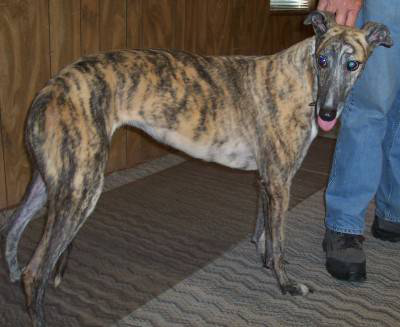
#> input picture temp.png, 400 x 327 px
$ python saliency3.py --inputFile temp.png
#> lines starting #> are read from the running program, lines starting #| are printed output that depends on the picture
#> further down, im is the input picture: shape (327, 400, 3); mean B, G, R 76.5, 84, 91.8
# coding=utf-8
#
# !/usr/bin/python
#
# Copyright 2013 Johannes Bauer, Universitaet Hamburg
#
# This file is free software.  Do with it whatever you like.
# It comes with no warranty, explicit or implicit, whatsoever.
#
# This python script implements an early version of Itti and Koch's
# saliency model.  Specifically, it was written according to the
# information contained in the following paper:
#
#   Laurent Itti, Christof Koch, and Ernst Niebur. A model of
#   Saliency-Based visual attention for rapid scene analysis. IEEE
#   Transactions on Pattern Analysis and Machine Intelligence,
#   20(11):1254–1259, 1998.
#
# If you find it useful or if you have any questions, do not
# hesitate to contact me at
#   bauer at informatik dot uni dash hamburg dot de.
#
# For information on how to use this script, type
#   > python saliency.py -h
# on the command line.
#

import math
import logging
import cv2
import numpy
from scipy.ndimage.filters import maximum_filter

import os.path
import sys

# if sys.version_info[0] != 2:
#     raise Exception("This script was written for Python version 2.  You're running Python %s." % sys.version)

logger = logging.getLogger(__name__)


def features(image, channel, levels=9, start_size=(640, 480), ):
    """
        Extracts features by down-scaling the image levels times,
        transforms the image by applying the function channel to
        each scaled version and computing the difference between
        the scaled, transformed	versions.
            image : 		the image
            channel : 		a function which transforms the image into
                            another image of the same size
            levels : 		number of scaling levels
            start_size : 	tuple.  The size of the biggest image in
                            the scaling	pyramid.  The image is first
                            scaled to that size and then scaled by half
                            levels times.  Therefore, both entries in
                            start_size must be divisible by 2^levels.
    """
#> called with levels = 9, start_size = (640, 480)
    image = channel(image)
#> in intensity, `return cv2.cvtColor(image, cv2.COLOR_RGB2GRAY)`:
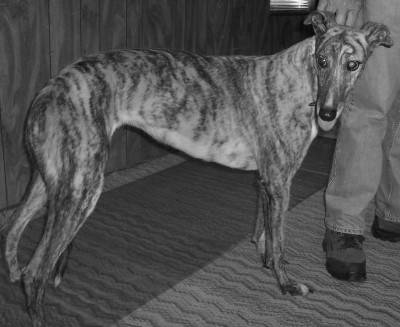
#> returned value: shape (327, 400); min 6, max 254, mean 82.6
    if image.shape != start_size:
        image = cv2.resize(image, dsize=start_size)
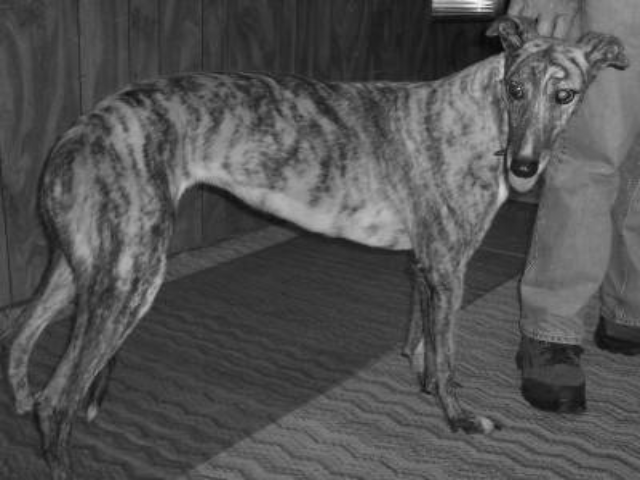
#> image: shape (480, 640); min 7, max 252, mean 82.5

    scales = [image]
    for l in xrange(levels - 1):
        logger.debug("scaling at level %d", l)
        scales.append(cv2.pyrDown(scales[-1]))
#> after the loop, scales = 9 items

    features = []
    for i in xrange(1, levels - 5):
        big = scales[i]
        for j in (3, 4):
            logger.debug("computing features for levels %d and %d", i, i + j)
            small = scales[i + j]
            srcsize = small.shape[1], small.shape[0]
            dstsize = big.shape[1], big.shape[0]
            logger.debug("Shape source: %s, Shape target :%s", srcsize, dstsize)
            scaled = cv2.resize(src=small, dsize=dstsize)
            features.append(((i + 1, j + 1), cv2.absdiff(big, scaled)))
#> after the loop, features = 6 items

    return features

def intensity(image):
    """
        Converts a color image into grayscale.
        Used as `channel' argument to function `features'
    """
    return cv2.cvtColor(image, cv2.COLOR_RGB2GRAY)

def makeGaborFilter(dims, lambd, theta, psi, sigma, gamma):
    """
        Creates a Gabor filter (an array) with parameters labmbd, theta,
        psi, sigma, and gamma of size dims.  Returns a function which
        can be passed to `features' as `channel' argument.
        In some versions of OpenCV, sizes greater than (11,11) will lead
        to segfaults (see http://code.opencv.org/issues/2644).
    """
    def xpf(i, j):
        return i * math.cos(theta) + j * math.sin(theta)
    def ypf(i, j):
        return -i * math.sin(theta) + j * math.cos(theta)
    def gabor(i, j):
        xp = xpf(i, j)
        yp = ypf(i, j)
        return math.exp(-(xp**2 + gamma**2 * yp**2) / 2 * sigma**2) * math.cos(2 * math.pi * xp / lambd + psi)

    halfwidth = dims[0] / 2
    halfheight = dims[1] / 2

    kernel = numpy.array([[gabor(halfwidth - i, halfheight - j) for j in range(dims[1])] for i in range(dims[1])])

    def theFilter(image):
        return cv2.filter2D(src=image, ddepth=-1, kernel=kernel, )

    return theFilter

def intensityConspicuity(image):
    """
        Creates the conspicuity map for the channel `intensity'.
    """
    fs = features(image=im, channel=intensity)
#> fs = 6 items
    return sumNormalizedFeatures(fs)

def gaborConspicuity(image, steps):
    """
        Creates the conspicuity map for the channel `orientations'.
    """
    gaborConspicuity = numpy.zeros((60, 80), numpy.uint8)
    for step in range(steps):
        theta = step * (math.pi / steps)
        gaborFilter = makeGaborFilter(dims=(10, 10), lambd=2.5, theta=theta, psi=math.pi / 2, sigma=2.5, gamma=.5)
        gaborFeatures = features(image=intensity(im), channel=gaborFilter)
        summedFeatures = sumNormalizedFeatures(gaborFeatures)
        gaborConspicuity += N(summedFeatures)
        # numpy.add(gaborConspicuity, summedFeatures, out=gaborConspicuity, casting="unsafe")
    return gaborConspicuity

# [21 lines left out: functions rgConspicuity, byConspicuity, not called in this run]

def sumNormalizedFeatures(features, levels=9, startSize=(640, 480)):
    """
        Normalizes the feature maps in argument features and combines them into one.
        Arguments:
            features	: list of feature maps (images)
            levels		: the levels of the Gaussian pyramid used to
                            calculate the feature maps.
            startSize	: the base size of the Gaussian pyramit used to
                            calculate the feature maps.
        returns:
            a combined feature map.
    """
    commonWidth = startSize[0] / 2**(levels / 2 - 1)
    commonHeight = startSize[1] / 2**(levels / 2 - 1)
    commonSize = int(commonWidth), int(commonHeight)
    logger.info("Size of conspicuity map: %s", commonSize)
    consp = N(cv2.resize(features[0][1], commonSize))
    for f in features[1:]:
        resized = N(cv2.resize(f[1], commonSize))
        consp = cv2.add(consp, resized)
    return consp

def N(image):
    """
        Normalization parameter as per Itti et al. (1998).
        returns a normalized feature map image.
    """
    M = 8.  # an arbitrary global maximum to which the image is scaled.
    # (When saving saliency maps as images, pixel values may become
    # too large or too small for the chosen image format depending
    # on this constant)
    image = cv2.convertScaleAbs(image, alpha=M / image.max(), beta=0.)
#> image: shape (42, 56)
    w, h = image.shape
#> w = 42; h = 56
    maxima = maximum_filter(image, size=(w / 10, h / 1))
    maxima = (image == maxima)
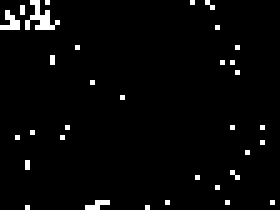
#> maxima: shape (42, 56) bool (shown 5 times larger); 2.9% white in thin lines or dots
    mnum = maxima.sum()
#> mnum = 68
    logger.debug("Found %d local maxima.", mnum)
    maxima = numpy.multiply(maxima, image)
    mbar = float(maxima.sum()) / mnum
#> mbar = 2.72
    logger.debug("Average of local maxima: %f.  Global maximum: %f", mbar, M)
    return image * (M - mbar)**2
#> returned value: shape (42, 56) float64

# [45 lines left out: functions makeNormalizedColorChannels, markMaxima, not called in this run]


if __name__ == "__main__":
    logging.basicConfig(level=logging.DEBUG)

    import argparse
    import sys
    parser = argparse.ArgumentParser(description="Simple Itti-Koch-style conspicuity.")
    parser.add_argument('--fileList', type=str, dest='fileList', action='store',
                        help='Text file containing input file names, one per line.')
    parser.add_argument('--inputFile', type=str, dest='inputFile', action='store',
                        help='File to compute compute saliency list for.  Need either --fileList or --inputFile.')
    parser.add_argument('--intensityOutput', type=str, dest='intensityOutput', action='store',
                        help="Filename for intensity conspicuity map,")
    parser.add_argument('--gaborOutput', type=str, dest='gaborOutput', action='store',
                        help="Filename for intensity conspicuity map,")
    parser.add_argument('--rgOutput', type=str, dest='rgOutput', action='store',
                        help="Filename for rg conspicuity map,")
    parser.add_argument('--byOutput', type=str, dest='byOutput', action='store',
                        help="Filename for by conspicuity map,")
    parser.add_argument('--cOutput', type=str, dest='cOutput', action='store',
                        help="Filename for color conspicuity map,")
    parser.add_argument('--saliencyOutput', type=str, dest='saliencyOutput', action='store',
                        help="Filename for saliency map,")
    parser.add_argument("--markMaxima", action='store_true', help="Mark maximum saliency in output image.")
    args = parser.parse_args()

    if args.fileList is None and args.inputFile is None:
        logger.error("Need either --fileList or --inputFile cmd line arguments.")
        sys.exit()
    elif args.fileList is not None and args.inputFile is not None:
        logger.error("Need only one of --fileList or --inputFile cmd line arguments.")
        sys.exit()
    else:
        if args.fileList:
            # we are reading filenames from a file.
            filenames = (filename[:-1] for filename in open(args.fileList))  # remove end-of line character
        else:
            # filenames were given on the command line.
            filenames = [args.inputFile]

        for filename in filenames:
            im = cv2.imread(filename, cv2.COLOR_BGR2RGB)  # assume BGR, convert to RGB---more intuitive code.

            if im is None:
                logger.fatal("Could not load file \"%s.\"", filename)
                sys.exit()

            intensty = intensityConspicuity(im)
#> the loop in sumNormalizedFeatures, `for f in features[1:]:` made 5 passes
#> (mnum in N, mbar in N) on passes 1 to 5: (56, 2.52), (79, 2.62), (97, 2.71), (119, 2.2), (73, 3.25)
#> after the loop in sumNormalizedFeatures, `for f in features[1:]:`:
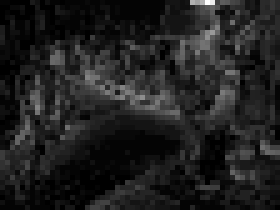
#> consp: shape (42, 56) float64 (shown 5 times larger); min 0, max 1318, mean 167.3; drawn with min black and max white
            gabor = gaborConspicuity(im, 4)
#> the loop in gaborConspicuity, `for step in range(steps):` made 1 pass
#> pass 1, in features (call 2), `image = cv2.resize(image, dsize=start_size)`:
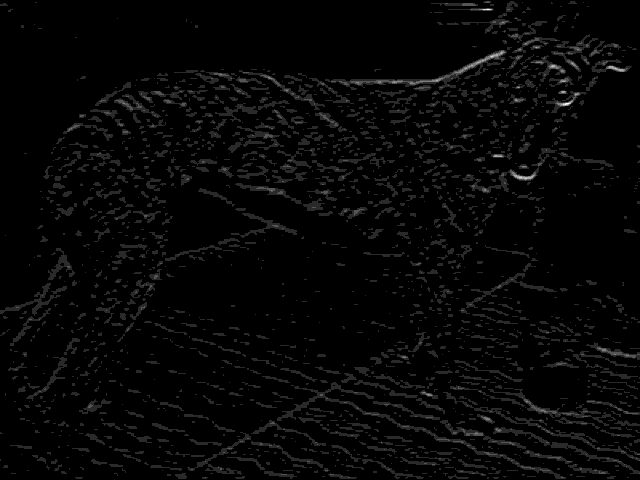
#> image: shape (480, 640); min 0, max 6, mean 0.148; drawn with min black and max white
#> pass 1, in N (call 7), `maxima = maximum_filter(image, size=(w / 10, h / 1))`:
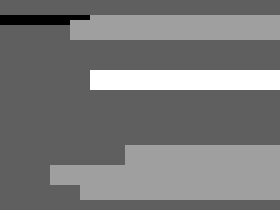
#> maxima: shape (42, 56) (shown 5 times larger); min 0, max 8, mean 3.82; drawn with min black and max white
#> after the loop in gaborConspicuity, `for step in range(steps):`: gaborConspicuity: shape (60, 80); every value is 0
#> after the loop in gaborConspicuity, `for step in range(steps):`:
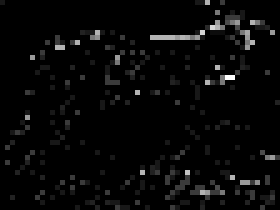
#> summedFeatures: shape (42, 56) float64 (shown 5 times larger); min 0, max 1844, mean 58.4; drawn with min black and max white
#> (the run stopped early here; a loop or call above may not have finished)
